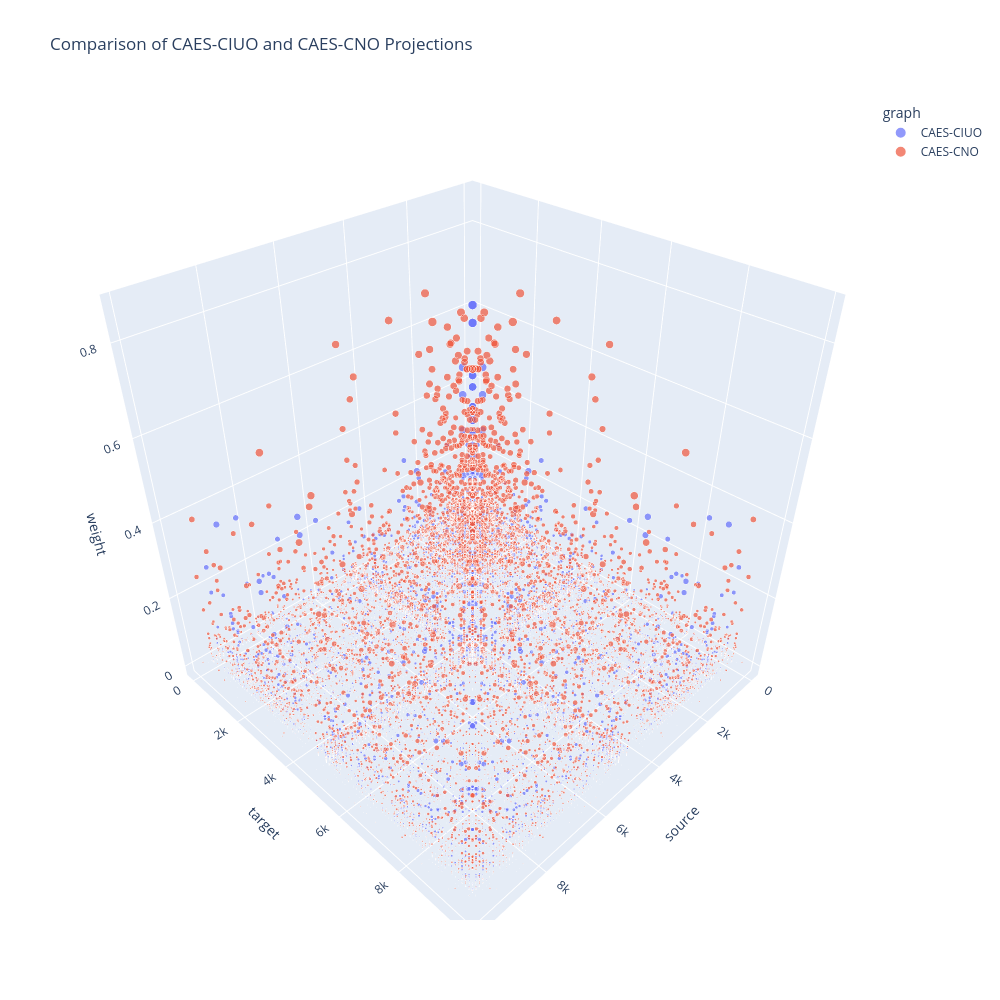

The cell this chart's notebook holds for it:
### Code cell
fig = px.scatter_3d(
    edges_df,
    x='source',
    y='target',
    z='weight',
    color='graph',
    size='weight',
    size_max=15,
    title="Comparison of CAES-CIUO and CAES-CNO Projections",
	width=1000,
	height=1000,
)

fig.show()

### Figure 1 — Plotly figure (JSON) as saved in the notebook; plotly's stock layout.template omitted (floating-point values rounded to 4 significant figures; data arrays with more than 128 entries replaced by an {"elided": "..."} marker saying what was removed)
{"data": [{"hovertemplate": "graph=CAES-CIUO<br>source=%{x}<br>target=%{y}<br>weight=%{marker.size}<extra></extra>", "legendgroup": "CAES-CIUO", "marker": {"color": "#636efa", "size": {"elided": "14370 float values"}, "sizemode": "area", "sizeref": 0.003846, "symbol": "circle"}, "mode": "markers", "name": "CAES-CIUO", "scene": "scene", "showlegend": true, "type": "scatter3d", "x": {"elided": "14370 int values"}, "y": {"elided": "14370 int values"}, "z": {"elided": "14370 float values"}}, {"hovertemplate": "graph=CAES-CNO<br>source=%{x}<br>target=%{y}<br>weight=%{marker.size}<extra></extra>", "legendgroup": "CAES-CNO", "marker": {"color": "#EF553B", "size": {"elided": "15208 float values"}, "sizemode": "area", "sizeref": 0.003846, "symbol": "circle"}, "mode": "markers", "name": "CAES-CNO", "scene": "scene", "showlegend": true, "type": "scatter3d", "x": {"elided": "15208 int values"}, "y": {"elided": "15208 int values"}, "z": {"elided": "15208 float values"}}], "layout": {"height": 1000, "legend": {"itemsizing": "constant", "title": {"text": "graph"}, "tracegroupgap": 0}, "scene": {"domain": {"x": [0, 1], "y": [0, 1]}, "xaxis": {"title": {"text": "source"}}, "yaxis": {"title": {"text": "target"}}, "zaxis": {"title": {"text": "weight"}}}, "title": {"text": "Comparison of CAES-CIUO and CAES-CNO Projections"}, "width": 1000}}
